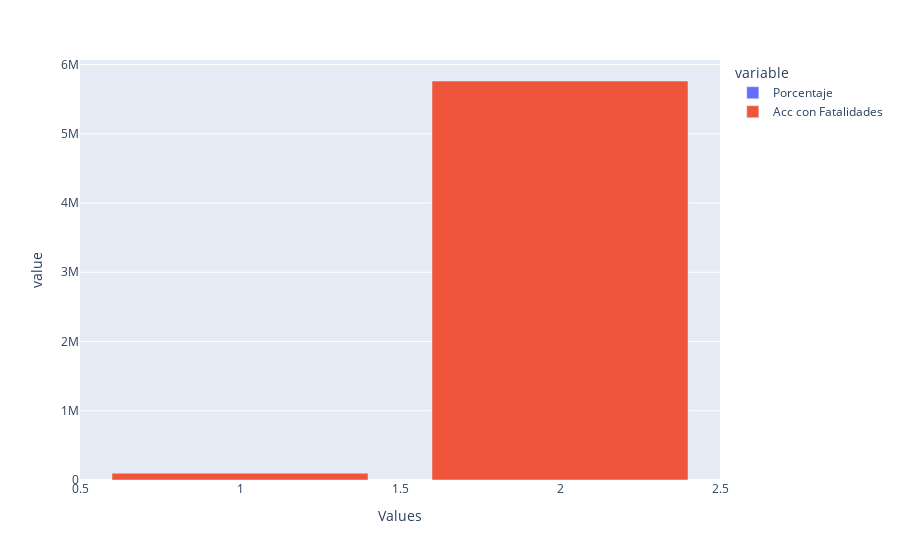

Notebook code for this chart:
### Code cell
#objetivo.reset_index(inplace=True)
fig = px.bar(objetivo, x="Values", y=['Porcentaje', 'Acc con Fatalidades'])
fig.show();

### Figure 1 — Plotly figure (JSON) as saved in the notebook; plotly's stock layout.template omitted (floating-point values rounded to 4 significant figures)
{"data": [{"alignmentgroup": "True", "hovertemplate": "variable=Porcentaje<br>Values=%{x}<br>value=%{y}<extra></extra>", "legendgroup": "Porcentaje", "marker": {"color": "#636efa", "pattern": {"shape": ""}}, "name": "Porcentaje", "offsetgroup": "Porcentaje", "orientation": "v", "showlegend": true, "textposition": "auto", "type": "bar", "x": [2, 1], "xaxis": "x", "y": [98.32, 1.683], "yaxis": "y"}, {"alignmentgroup": "True", "hovertemplate": "variable=Acc con Fatalidades<br>Values=%{x}<br>value=%{y}<extra></extra>", "legendgroup": "Acc con Fatalidades", "marker": {"color": "#EF553B", "pattern": {"shape": ""}}, "name": "Acc con Fatalidades", "offsetgroup": "Acc con Fatalidades", "orientation": "v", "showlegend": true, "textposition": "auto", "type": "bar", "x": [2, 1], "xaxis": "x", "y": [5761772, 98633], "yaxis": "y"}], "layout": {"barmode": "relative", "legend": {"title": {"text": "variable"}, "tracegroupgap": 0}, "margin": {"t": 60}, "xaxis": {"anchor": "y", "domain": [0, 1], "title": {"text": "Values"}}, "yaxis": {"anchor": "x", "domain": [0, 1], "title": {"text": "value"}}}}
